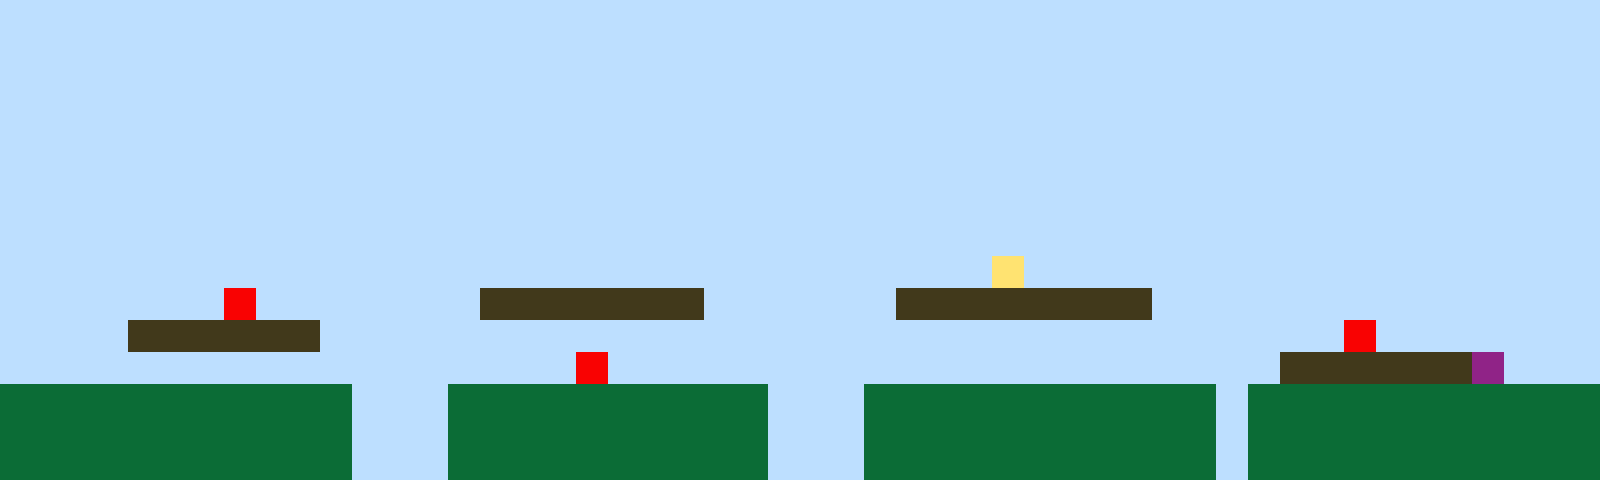

The image is a tile-based game level rendered from a .tmx file. Its description and complete source (layers, tilesets, objects, tile grids) follow:
An orthogonal 50x15 tile map with 32x32 px tiles, 1 tile layer (Tile Layer 1).

<map version="1.10" tiledversion="1.11.2" orientation="orthogonal" renderorder="right-up" width="50" height="15" tilewidth="32" tileheight="32" infinite="0" nextlayerid="2" nextobjectid="1"><editorsettings><export target="map1.csv" format="csv" /></editorsettings><tileset firstgid="1" name="sprites" tilewidth="32" tileheight="32" tilecount="6" columns="3"><image source="sprites.png" width="96" height="64" /></tileset><layer id="1" name="Tile Layer 1" width="50" height="15"><data encoding="csv">1,1,1,1,1,1,1,1,1,1,1,1,1,1,1,1,1,1,1,1,1,1,1,1,1,1,1,1,1,1,1,1,1,1,1,1,1,1,1,1,1,1,1,1,1,1,1,1,1,1,1,1,1,1,1,1,1,1,1,1,1,1,1,1,1,1,1,1,1,1,1,1,1,1,1,1,1,1,1,1,1,1,1,1,1,1,1,1,1,1,1,1,1,1,1,1,1,1,1,1,1,1,1,1,1,1,1,1,1,1,1,1,1,1,1,1,1,1,1,1,1,1,1,1,1,1,1,1,1,1,1,1,1,1,1,1,1,1,1,1,1,1,1,1,1,1,1,1,1,1,1,1,1,1,1,1,1,1,1,1,1,1,1,1,1,1,1,1,1,1,1,1,1,1,1,1,1,1,1,1,1,1,1,1,1,1,1,1,1,1,1,1,1,1,1,1,1,1,1,1,1,1,1,1,1,1,1,1,1,1,1,1,1,1,1,1,1,1,1,1,1,1,1,1,1,1,1,1,1,1,1,1,1,1,1,1,1,1,1,1,1,1,1,1,1,1,1,1,1,1,1,1,1,1,1,1,1,1,1,1,1,1,1,1,1,1,1,1,1,1,1,1,1,1,1,1,1,1,1,1,1,1,1,1,1,1,1,1,1,1,1,1,1,1,1,1,1,1,1,1,1,1,1,1,1,1,1,1,1,1,1,1,1,1,1,1,1,1,1,1,1,1,1,1,1,1,1,1,1,1,1,1,1,1,1,1,1,1,1,1,1,1,1,1,1,1,1,1,1,1,1,1,1,1,1,1,1,1,1,1,1,1,1,1,1,1,1,1,1,1,1,1,1,1,1,1,1,1,1,1,1,1,1,1,1,1,1,1,1,1,1,1,1,1,1,1,1,1,1,1,1,1,1,1,1,1,1,1,1,1,1,1,1,1,1,1,1,1,1,1,1,1,1,1,1,1,1,1,1,1,1,4,1,1,1,1,1,1,1,1,1,1,1,1,1,1,1,1,1,1,1,1,1,1,1,1,1,5,1,1,1,1,1,1,1,3,3,3,3,3,3,3,1,1,1,1,1,1,3,3,3,3,3,3,3,3,1,1,1,1,1,1,1,1,1,1,1,1,1,1,1,1,1,1,3,3,3,3,3,3,1,1,1,1,1,1,1,1,1,1,1,1,1,1,1,1,1,1,1,1,1,1,1,1,1,1,1,1,1,1,1,1,5,1,1,1,1,1,1,1,1,1,1,1,1,1,1,1,1,1,1,1,1,1,1,1,1,1,5,1,1,1,1,1,1,1,1,1,1,1,1,1,1,1,1,1,1,1,1,1,3,3,3,3,3,3,6,1,1,1,2,2,2,2,2,2,2,2,2,2,2,1,1,1,2,2,2,2,2,2,2,2,2,2,1,1,1,2,2,2,2,2,2,2,2,2,2,2,1,2,2,2,2,2,2,2,2,2,2,2,2,2,2,2,2,2,2,2,2,2,2,1,1,1,2,2,2,2,2,2,2,2,2,2,1,1,1,2,2,2,2,2,2,2,2,2,2,2,1,2,2,2,2,2,2,2,2,2,2,2,2,2,2,2,2,2,2,2,2,2,2,1,1,1,2,2,2,2,2,2,2,2,2,2,1,1,1,2,2,2,2,2,2,2,2,2,2,2,1,2,2,2,2,2,2,2,2,2,2,2</data></layer></map>
